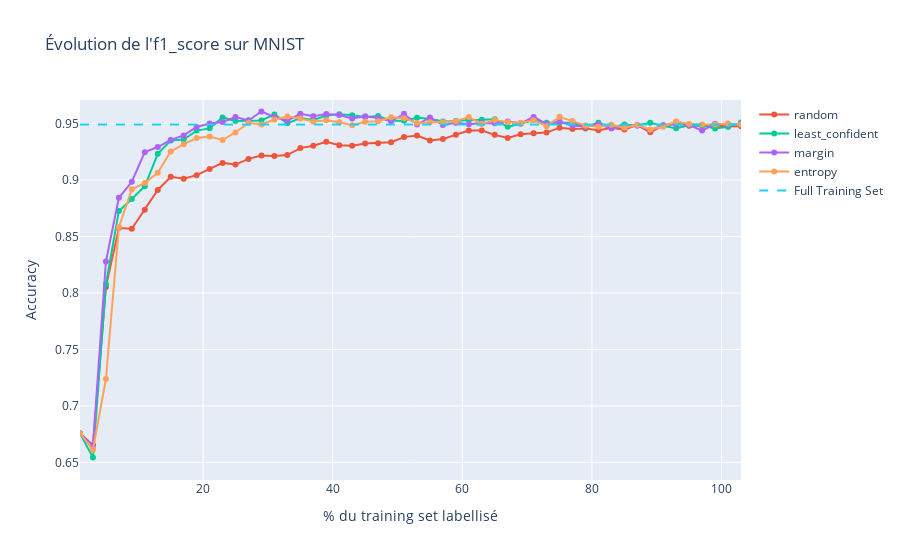
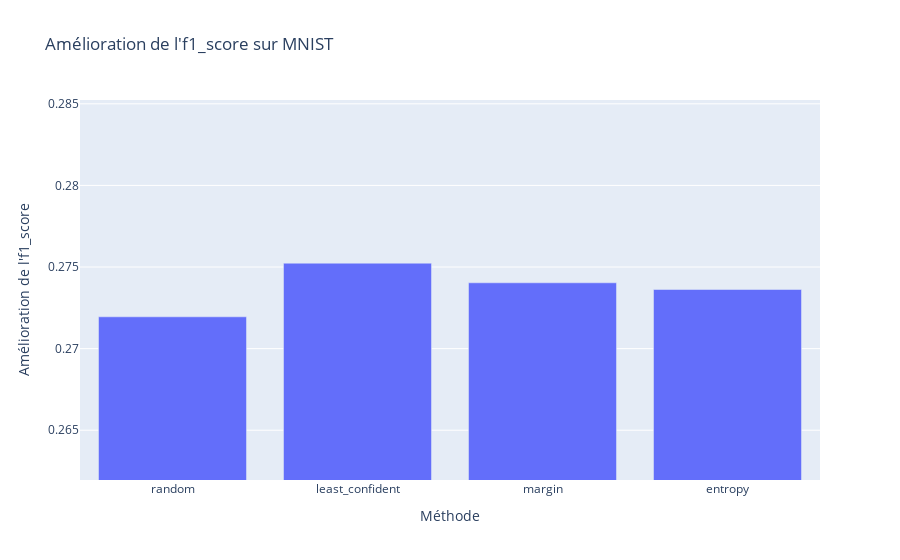

The cell these charts' notebook holds for them, in order:
### Code cell
labeled_ratio=0.01 # Nombre d'échantillons labellisés initialement
test_ratio = 0.2  # Proportion du dataset réservée au test
n_iterations = 100 # Nombre d'itérations d'Active Learning
batch_ratio =0.02 # Taille du batch d'échantillons ajoutés à chaque itération
#methods=["random", "least_confident", "margin", "entropy","hybrid","qbc-variance","qbc-entropy","qbc-KL"]
methods=["random", "least_confident", "margin", "entropy"]
model_class=lambda : RandomForestClassifier()
# Créer un comité avec 3 modèles différents
# Liste de modèles pour le comité
models = [
    clone(RandomForestClassifier()),  # Random Forest
    clone(LogisticRegression(max_iter=1000)), # Régression Logistique
    clone(SVC(probability=True)),      # Régression Ridge pour classificati)           # Analyse discriminante quadratique
]
#datasets={"MNIST":(X_MNIST,y_MNIST),"PRS":(X_PRS,y_PRS),"Foot":(X_foot,y_foot)}
datasets={"MNIST":(X_MNIST,y_MNIST)}
METRICS = {
    "MNIST": f1_score,
    "Foot": f1_score,
    "PRS": "PR AUC"  # AUC PRC
}

# Exécution de l'expérience
run_active_learning_experiment_datasets(datasets, METRICS, labeled_ratio, test_ratio, n_iterations, batch_ratio, methods, model_class, models)

### Figure 1 — Plotly figure (JSON) as saved in the notebook; plotly's stock layout.template omitted (floating-point values rounded to 4 significant figures)
{"data": [{"hovertemplate": "<extra></extra>", "legendgroup": "", "line": {"color": "#636efa", "dash": "solid"}, "marker": {"symbol": "circle"}, "mode": "lines", "name": "", "orientation": "v", "showlegend": false, "type": "scatter", "xaxis": "x", "yaxis": "y"}, {"mode": "lines+markers", "name": "random", "type": "scatter", "x": [1, 3, 5, 7.0, 9, 11, 13, 15.0, 17, 19, 21.0, 23, 25, 27, 29.0, 31, 33, 35, 37, 39, 41, 43, 45, 47, 49, 51, 53, 55.0, 57.0, 59, 61, 63, 65, 67, 69, 71.0, 73, 75, 77, 79, 81, 83, 85, 87, 89, 91, 93, 95, 97, 99, 101, 103], "y": [0.6756, 0.6654, 0.8054, 0.8575, 0.8568, 0.8736, 0.8912, 0.9029, 0.9012, 0.9043, 0.9097, 0.9152, 0.9137, 0.9187, 0.9216, 0.9214, 0.9221, 0.9283, 0.9304, 0.9338, 0.9308, 0.9303, 0.9324, 0.9326, 0.9335, 0.938, 0.9395, 0.9351, 0.9362, 0.9401, 0.9438, 0.9438, 0.94, 0.9372, 0.9405, 0.9415, 0.942, 0.9464, 0.9451, 0.9456, 0.9442, 0.9462, 0.9447, 0.9486, 0.9422, 0.9484, 0.9509, 0.9481, 0.9482, 0.9482, 0.9473, 0.9476]}, {"mode": "lines+markers", "name": "least_confident", "type": "scatter", "x": [1, 3, 5, 7.0, 9, 11, 13, 15.0, 17, 19, 21.0, 23, 25, 27, 29.0, 31, 33, 35, 37, 39, 41, 43, 45, 47, 49, 51, 53, 55.0, 57.0, 59, 61, 63, 65, 67, 69, 71.0, 73, 75, 77, 79, 81, 83, 85, 87, 89, 91, 93, 95, 97, 99, 101, 103], "y": [0.6756, 0.6544, 0.8078, 0.8727, 0.8832, 0.8945, 0.9232, 0.935, 0.9359, 0.9438, 0.9457, 0.9554, 0.9523, 0.9529, 0.9528, 0.9581, 0.9502, 0.955, 0.9531, 0.9571, 0.9582, 0.9573, 0.9558, 0.9567, 0.9526, 0.9524, 0.9552, 0.9543, 0.9518, 0.9522, 0.9531, 0.9533, 0.9538, 0.9471, 0.9499, 0.9529, 0.9506, 0.9509, 0.9507, 0.9471, 0.9507, 0.9465, 0.9491, 0.9484, 0.9507, 0.9477, 0.9458, 0.9485, 0.9482, 0.9456, 0.9471, 0.9509]}, {"mode": "lines+markers", "name": "margin", "type": "scatter", "x": [1, 3, 5, 7.0, 9, 11, 13, 15.0, 17, 19, 21.0, 23, 25, 27, 29.0, 31, 33, 35, 37, 39, 41, 43, 45, 47, 49, 51, 53, 55.0, 57.0, 59, 61, 63, 65, 67, 69, 71.0, 73, 75, 77, 79, 81, 83, 85, 87, 89, 91, 93, 95, 97, 99, 101, 103], "y": [0.6756, 0.6649, 0.8279, 0.8843, 0.8985, 0.9247, 0.9292, 0.9355, 0.9395, 0.947, 0.95, 0.9514, 0.9558, 0.9527, 0.9607, 0.9558, 0.9525, 0.9587, 0.9565, 0.9585, 0.9576, 0.9545, 0.9564, 0.9548, 0.952, 0.9586, 0.9492, 0.9553, 0.9487, 0.9507, 0.9493, 0.9504, 0.9504, 0.9518, 0.9502, 0.9559, 0.9496, 0.9517, 0.948, 0.9476, 0.9493, 0.9457, 0.9473, 0.9482, 0.9443, 0.9482, 0.9493, 0.9486, 0.9438, 0.9497, 0.9491, 0.9497]}, {"mode": "lines+markers", "name": "entropy", "type": "scatter", "x": [1, 3, 5, 7.0, 9, 11, 13, 15.0, 17, 19, 21.0, 23, 25, 27, 29.0, 31, 33, 35, 37, 39, 41, 43, 45, 47, 49, 51, 53, 55.0, 57.0, 59, 61, 63, 65, 67, 69, 71.0, 73, 75, 77, 79, 81, 83, 85, 87, 89, 91, 93, 95, 97, 99, 101, 103], "y": [0.6756, 0.6611, 0.7239, 0.8583, 0.8919, 0.8973, 0.9064, 0.9252, 0.9318, 0.9372, 0.9386, 0.9354, 0.9421, 0.9506, 0.9492, 0.9535, 0.9562, 0.9544, 0.9518, 0.9529, 0.9512, 0.9486, 0.9516, 0.9521, 0.9556, 0.9548, 0.9505, 0.9511, 0.9512, 0.9521, 0.9557, 0.9496, 0.9531, 0.9512, 0.9507, 0.9528, 0.9477, 0.9559, 0.9522, 0.9484, 0.9472, 0.9488, 0.9462, 0.9488, 0.9447, 0.9472, 0.9518, 0.9497, 0.9492, 0.9492, 0.9501, 0.9492]}, {"line": {"dash": "dash"}, "mode": "lines", "name": "Full Training Set", "type": "scatter", "x": [1, 105], "y": [0.9492, 0.9492]}], "layout": {"legend": {"tracegroupgap": 0}, "title": {"text": "Évolution de l'f1_score sur MNIST"}, "xaxis": {"anchor": "y", "domain": [0, 1], "range": [1, 103], "title": {"text": "% du training set labellisé"}}, "yaxis": {"anchor": "x", "domain": [0, 1], "range": [0.6344, 0.9709], "title": {"text": "Accuracy"}}}}

### Figure 2 — Plotly figure (JSON) as saved in the notebook; plotly's stock layout.template omitted (floating-point values rounded to 4 significant figures)
{"data": [{"hovertemplate": "Méthode=%{x}<br>Amélioration de l'f1_score=%{y}<extra></extra>", "legendgroup": "", "marker": {"color": "#636efa", "pattern": {"shape": ""}}, "name": "", "orientation": "v", "showlegend": false, "textposition": "auto", "type": "bar", "x": ["random", "least_confident", "margin", "entropy"], "xaxis": "x", "y": [0.272, 0.2752, 0.274, 0.2736], "yaxis": "y"}], "layout": {"barmode": "relative", "legend": {"tracegroupgap": 0}, "title": {"text": "Amélioration de l'f1_score sur MNIST"}, "xaxis": {"anchor": "y", "domain": [0, 1], "title": {"text": "Méthode"}}, "yaxis": {"anchor": "x", "domain": [0, 1], "range": [0.262, 0.2852], "title": {"text": "Amélioration de l'f1_score"}}}}
